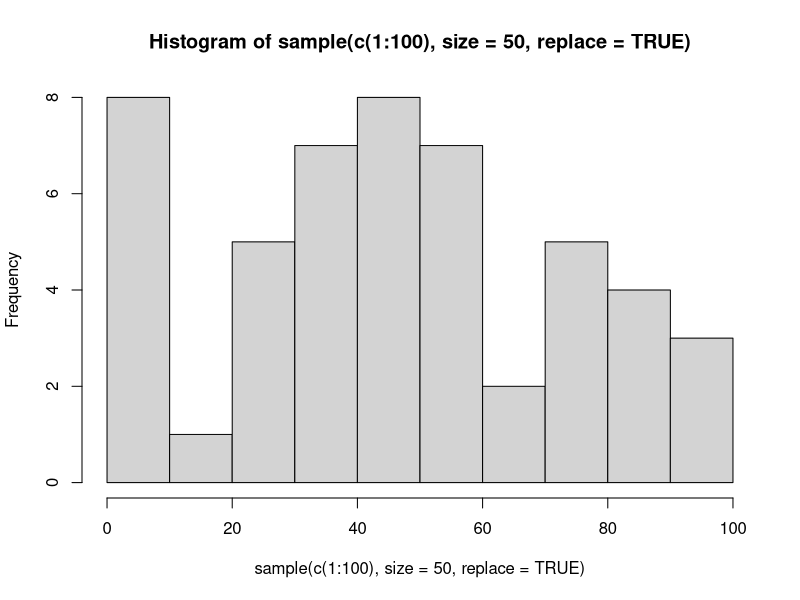

The R source for this figure:
## ---- chunk 1
# Testing to see if this code chunk will run


hist(sample(c(1:100), size=50, replace = TRUE))
print("sigh")



